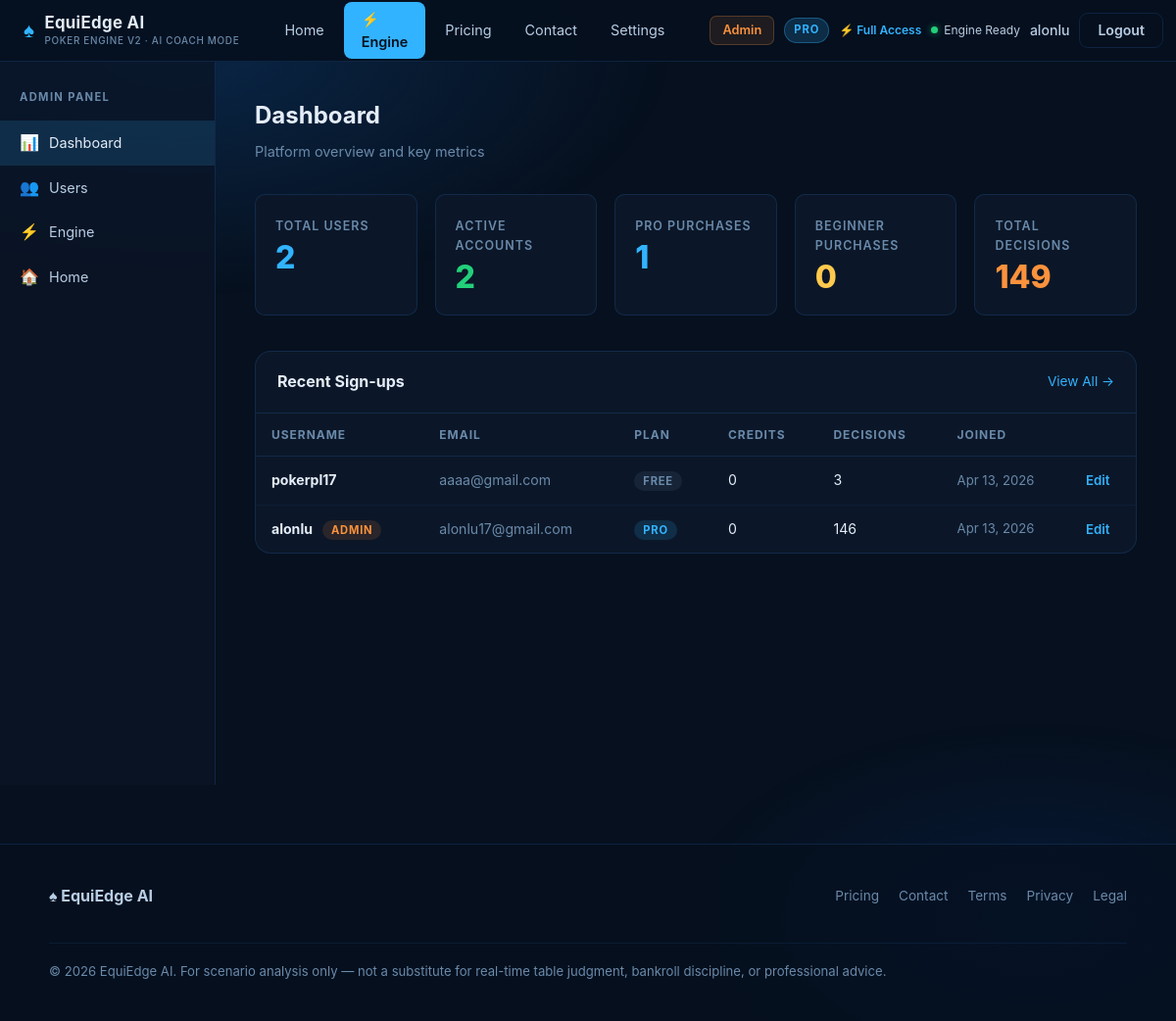
Page /admin/ (signed in) on the committed database.
### models/user.py (models this page shows, shortened)
class User(UserMixin, db.Model):
    __tablename__ = "users"
    id              = db.Column(db.Integer, primary_key=True)
    username        = db.Column(db.String(64),  unique=True, nullable=False, index=True)
    email           = db.Column(db.String(120), unique=True, nullable=False, index=True)
    password_hash   = db.Column(db.String(256), nullable=False)
    plan            = db.Column(db.String(20),  nullable=False, default="none")
    plan_active     = db.Column(db.Boolean,     nullable=False, default=False)
    plan_expires_at = db.Column(db.DateTime,    nullable=True)   # legacy — not used for access
    purchased_at    = db.Column(db.DateTime,    nullable=True)   # when the tier was granted
    credits         = db.Column(db.Integer,     nullable=False, default=0)
    total_decisions = db.Column(db.Integer,     nullable=False, default=0)
    last_used_at    = db.Column(db.DateTime,    nullable=True)
    is_active       = db.Column(db.Boolean,     nullable=False, default=True)
    is_admin        = db.Column(db.Boolean,     nullable=False, default=False)
    created_at      = db.Column(db.DateTime,    nullable=False, default=datetime.utcnow)
    updated_at      = db.Column(db.DateTime,    nullable=False, default=datetime.utcnow,
                                onupdate=datetime.utcnow)
    def has_active_plan(self) -> bool:
        return self.plan_active and self.plan != "none"
    def get_plan_tier(self) -> str:
        if self.has_active_plan():
            return self.plan  # 'pro' or 'beginner'
        if self.credits > 0:
            return "credits"
        return "none"
    def get_feature_tier(self) -> str:
        if self.has_active_plan() and self.plan == "pro":
            return "pro"
        return "beginner"

### admin/routes.py (the view)
@admin_bp.route("/")
@admin_required
def dashboard():
    total_users     = User.query.count()
    active_users    = User.query.filter_by(is_active=True).count()
    pro_users       = User.query.filter_by(plan="pro",      plan_active=True).count()
    beginner_users  = User.query.filter_by(plan="beginner", plan_active=True).count()
    total_decisions = db.session.query(
        db.func.sum(User.total_decisions)
    ).scalar() or 0
    recent_users    = (
        User.query.order_by(User.created_at.desc()).limit(5).all()
    )
    return render_template(
        "admin/dashboard.html",
        total_users=total_users,
        active_users=active_users,
        pro_users=pro_users,
        beginner_users=beginner_users,
        total_decisions=total_decisions,
        recent_users=recent_users,
    )

### admin/routes.py (called while the page is built)
def admin_required(f):
    @wraps(f)
    @login_required
    def decorated(*args, **kwargs):
        if not current_user.is_admin:
            abort(403)
        return f(*args, **kwargs)
    return decorated

### templates/admin/dashboard.html (shortened to what this page needs)
{% extends "admin/base_admin.html" %}
{% block admin_content %}
<div class="admin-page-title">Dashboard</div>
<div class="admin-page-sub">Platform overview and key metrics</div>
<div class="admin-stats-grid">
  <div class="admin-stat-card">
    <div class="admin-stat-label">Total Users</div>
    <div class="admin-stat-value blue">{{ total_users }}</div>
  </div>
  <div class="admin-stat-card">
    <div class="admin-stat-label">Active Accounts</div>
    <div class="admin-stat-value green">{{ active_users }}</div>
  </div>
  <div class="admin-stat-card">
    <div class="admin-stat-label">Pro Purchases</div>
    <div class="admin-stat-value blue">{{ pro_users }}</div>
  </div>
  <div class="admin-stat-card">
    <div class="admin-stat-label">Beginner Purchases</div>
    <div class="admin-stat-value yellow">{{ beginner_users }}</div>
  </div>
  <div class="admin-stat-card">
    <div class="admin-stat-label">Total Decisions</div>
    <div class="admin-stat-value orange">{{ total_decisions }}</div>
  </div>
</div>
<div class="admin-table-wrap">
  <div class="admin-table-head">
    <h3>Recent Sign-ups</h3>
    <a href="{{ url_for('admin.users') }}" style="font-size:.85rem;color:var(--accent);text-decoration:none;">
      View All →
    </a>
  </div>
  <table>
    <thead>
      <tr>
        <th>Username</th>
        <th>Email</th>
        <th>Plan</th>
        <th>Credits</th>
        <th>Decisions</th>
        <th>Joined</th>
        <th></th>
      </tr>
    </thead>
    <tbody>
      {% for user in recent_users %}
      <tr>
        <td>
          <b>{{ user.username }}</b>
          {% if user.is_admin %}<span class="table-badge badge-admin" style="margin-left:6px;">Admin</span>{% endif %}
        </td>
        <td style="color:var(--muted);">{{ user.email }}</td>
        <td>
          {% if user.plan == 'pro' and user.plan_active %}
            <span class="table-badge badge-pro">Pro</span>
          {% elif user.plan == 'beginner' and user.plan_active %}
            <span class="table-badge badge-beginner">Beginner</span>
          {% else %}
            <span class="table-badge badge-none">Free</span>
          {% endif %}
        </td>
        <td>{{ user.credits }}</td>
        <td>{{ user.total_decisions }}</td>
        <td style="color:var(--muted);font-size:.82rem;">
          {{ user.created_at.strftime('%b %d, %Y') if user.created_at else '—' }}
        </td>
        <td>
          <a href="{{ url_for('admin.user_detail', user_id=user.id) }}"
             class="table-action-link">Edit</a>
        </td>
      </tr>
      {% else %}
      <tr>
        <td colspan="7" style="text-align:center;color:var(--muted);padding:24px;">
          No users yet.
        </td>
      </tr>
      {% endfor %}
    </tbody>
  </table>
</div>
{% endblock %}

### templates/admin/base_admin.html (shortened to what this page needs)
{% extends "base.html" %}
{% block content %}
<div class="admin-layout">
  <aside class="admin-sidebar">
    <div class="admin-sidebar-title">Admin Panel</div>
    <nav class="admin-nav">
      <a href="{{ url_for('admin.dashboard') }}"
         class="{% if request.endpoint == 'admin.dashboard' %}active{% endif %}">
        <span class="nav-icon">📊</span> Dashboard
      </a>
      <a href="{{ url_for('admin.users') }}"
         class="{% if request.endpoint in ['admin.users', 'admin.user_detail'] %}active{% endif %}">
        <span class="nav-icon">👥</span> Users
      </a>
      <a href="{{ url_for('pages.app_page') }}">
        <span class="nav-icon">⚡</span> Engine
      </a>
      <a href="{{ url_for('pages.home') }}">
        <span class="nav-icon">🏠</span> Home
      </a>
    </nav>
  </aside>
  <main class="admin-main">
    {% block admin_content %}{% endblock %}
  </main>
</div>
{% endblock %}

### templates/base.html (shortened to what this page needs)
<!DOCTYPE html>
<html lang="en">
<head>
  <link rel="stylesheet" href="{{ url_for('static', filename='css/global.css') }}" />
</head>
<body>
{% block navbar %}
<nav class="site-nav">
  <div class="nav-inner">
    <a href="{{ url_for('pages.home') }}" class="nav-brand">
      <span class="nav-brand-icon">♠</span>
      <span class="nav-brand-text">
        EquiEdge AI
        <span class="nav-brand-sub">Poker Engine v2 · AI Coach Mode</span>
      </span>
    </a>
    <div class="nav-links">
      <a href="{{ url_for('pages.home') }}"
         class="{% if request.endpoint == 'pages.home' %}active{% endif %}">Home</a>
      {% if current_user.is_authenticated %}
      <a href="{{ url_for('pages.app_page') }}"
         class="nav-engine-btn {% if request.endpoint == 'pages.app_page' %}active{% endif %}">
        ⚡ Engine
      </a>
      {% endif %}
      <a href="{{ url_for('pages.pricing') }}"
         class="{% if request.endpoint == 'pages.pricing' %}active{% endif %}">Pricing</a>
      <a href="{{ url_for('pages.contact') }}"
         class="{% if request.endpoint == 'pages.contact' %}active{% endif %}">Contact</a>
      {% if current_user.is_authenticated %}
      <a href="{{ url_for('pages.settings') }}"
         class="{% if request.endpoint == 'pages.settings' %}active{% endif %}">Settings</a>
      {% endif %}
    </div>
    <div class="nav-user">
      {% if current_user.is_authenticated %}
        {% if current_user.is_admin %}
          <a href="{{ url_for('admin.dashboard') }}" class="nav-admin-link">Admin</a>
        {% endif %}
        {% set tier = current_user.get_plan_tier() %}
        {% set ftier = current_user.get_feature_tier() %}
        {% if tier == 'pro' %}
          <span class="plan-badge plan-pro">Pro</span>
        {% elif tier == 'beginner' %}
          <span class="plan-badge plan-beginner">Beginner</span>
        {% elif tier == 'credits' %}
          <span class="plan-badge plan-credits">Credits</span>
        {% else %}
          <span class="plan-badge plan-none">Free</span>
        {% endif %}
        {% if ftier == 'pro' %}
          <span class="nav-plan-status nav-plan-status-pro">⚡ Full Access</span>
        {% elif tier == 'credits' %}
          <span class="nav-plan-status nav-plan-status-credits">
            <span id="headerCreditsCount">{{ current_user.credits }}</span> remaining
          </span>
        {% endif %}
        <div class="nav-engine-status">
          <div class="status-dot"></div>
          Engine Ready
        </div>
        <span class="nav-username">{{ current_user.username }}</span>
        <a href="{{ url_for('auth.logout') }}" class="btn-nav btn-nav-ghost">Logout</a>
      {% else %}
        <a href="{{ url_for('auth.login') }}"    class="btn-nav btn-nav-ghost">Login</a>
        <a href="{{ url_for('auth.register') }}" class="btn-nav btn-nav-primary">Get Started</a>
      {% endif %}
    </div>
  </div>
</nav>
{% endblock navbar %}
<div class="page-wrap">
  {% block content %}{% endblock %}
</div>
{% block footer %}
<footer class="site-footer">
  <div class="footer-inner">
    <div class="footer-brand">♠ EquiEdge AI</div>
    <div class="footer-links">
      <a href="{{ url_for('pages.pricing') }}">Pricing</a>
      <a href="{{ url_for('pages.contact') }}">Contact</a>
      <a href="{{ url_for('pages.terms') }}">Terms</a>
      <a href="{{ url_for('pages.privacy') }}">Privacy</a>
      <a href="{{ url_for('pages.legal') }}">Legal</a>
    </div>
    <div class="footer-copy">
      &copy; 2026 EquiEdge AI. For scenario analysis only — not a substitute for
      real-time table judgment, bankroll discipline, or professional advice.
    </div>
  </div>
</footer>
{% endblock footer %}
</body>
</html>

### rows in the picture
User: username "alonlu", is_admin "ADMIN", email "alonlu17@gmail.com", plan "PRO", credits "0", total_decisions "146", created_at "Apr 13, 2026"
User: username "pokerpl17", email "aaaa@gmail.com", plan "FREE", credits "0", total_decisions "3", created_at "Apr 13, 2026"

### other values in the picture
{{ total_users }} "2"
{{ active_users }} "2"
{{ pro_users }} "1"
{{ beginner_users }} "0"
{{ total_decisions }} "149"
